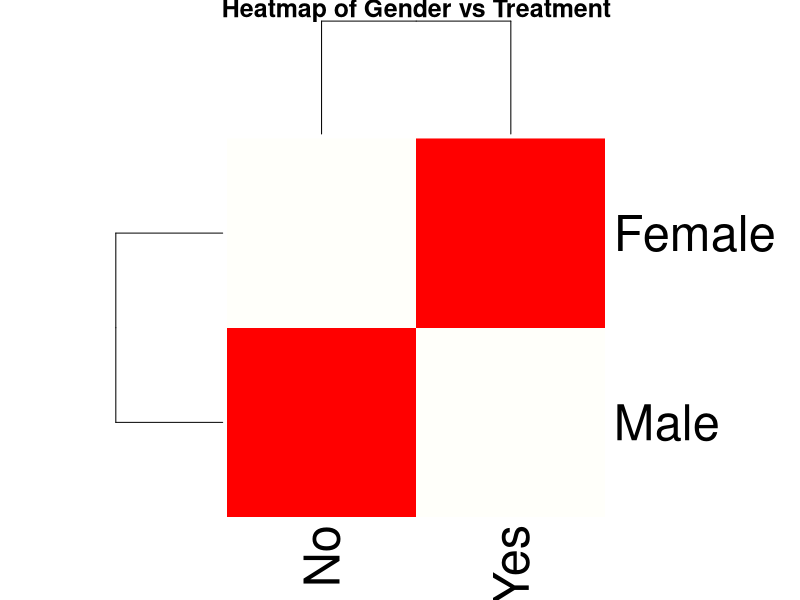
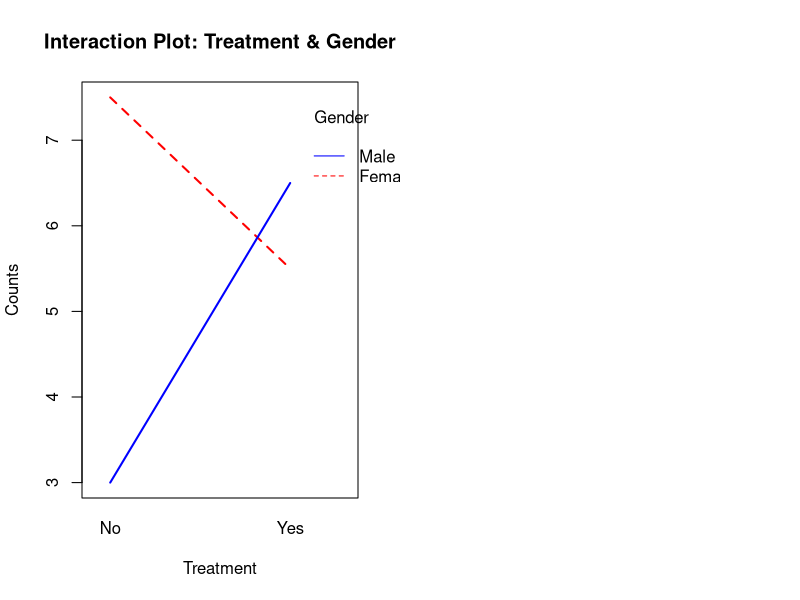

Source code (R) for these figures, in order:
# Create a three-way contingency table
data <- array(c(10, 5, 2, 8, 3, 6, 4, 7), dim = c(2, 2, 2))
dimnames(data) <- list(Gender = c("Male", "Female"), 
                       Treatment = c("Yes", "No"), 
                       Outcome = c("Success", "Failure"))

# Fit a log-linear model
log_linear_model <- loglin(data, margin = list(1, 2, 3), fit = TRUE)

# Output
print("Three-Way Contingency Table:")
print(data)
print("Log-Linear Model Output:")
print(log_linear_model)

# Graphical Output
par(mfrow = c(1, 2))

# Convert to 2D matrix for heatmap
heatmap_matrix <- apply(data, c(1, 2), sum)  # Summing over Outcome
heatmap(heatmap_matrix, main = "Heatmap of Gender vs Treatment", col = heat.colors(100))

# Convert data into vectors for interaction plot
Gender <- rep(c("Male", "Female"), times = 4)
Treatment <- rep(c("Yes", "No"), each = 2, times = 2)
Outcome <- rep(c("Success", "Failure"), each = 4)
Counts <- as.vector(data)

# Create an interaction plot
interaction.plot(Treatment, Gender, Counts, 
                 main = "Interaction Plot: Treatment & Gender", 
                 xlab = "Treatment", ylab = "Counts", col = c("red", "blue"), lwd = 2)
